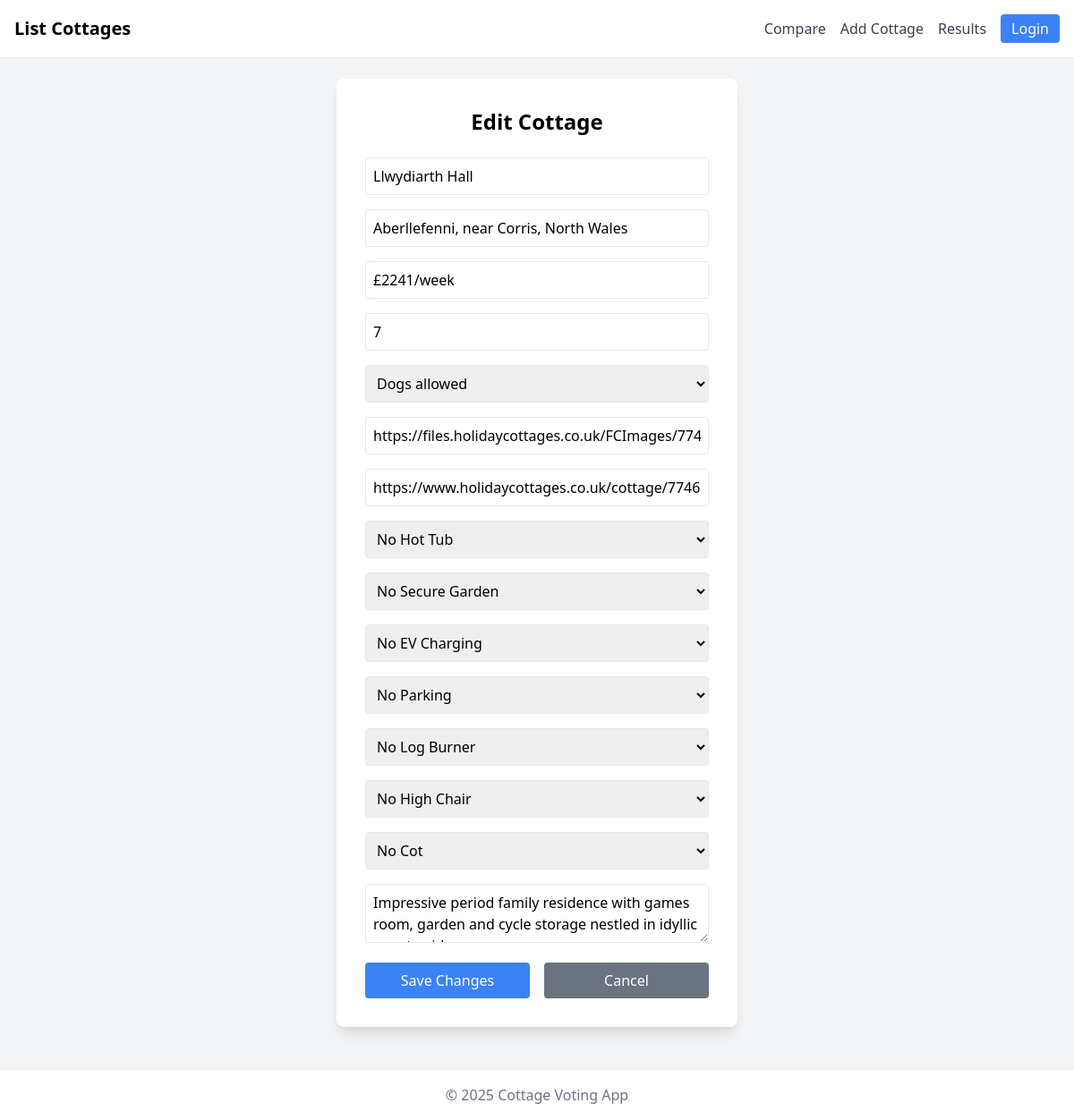
Page /edit/1 on the earlier database version.
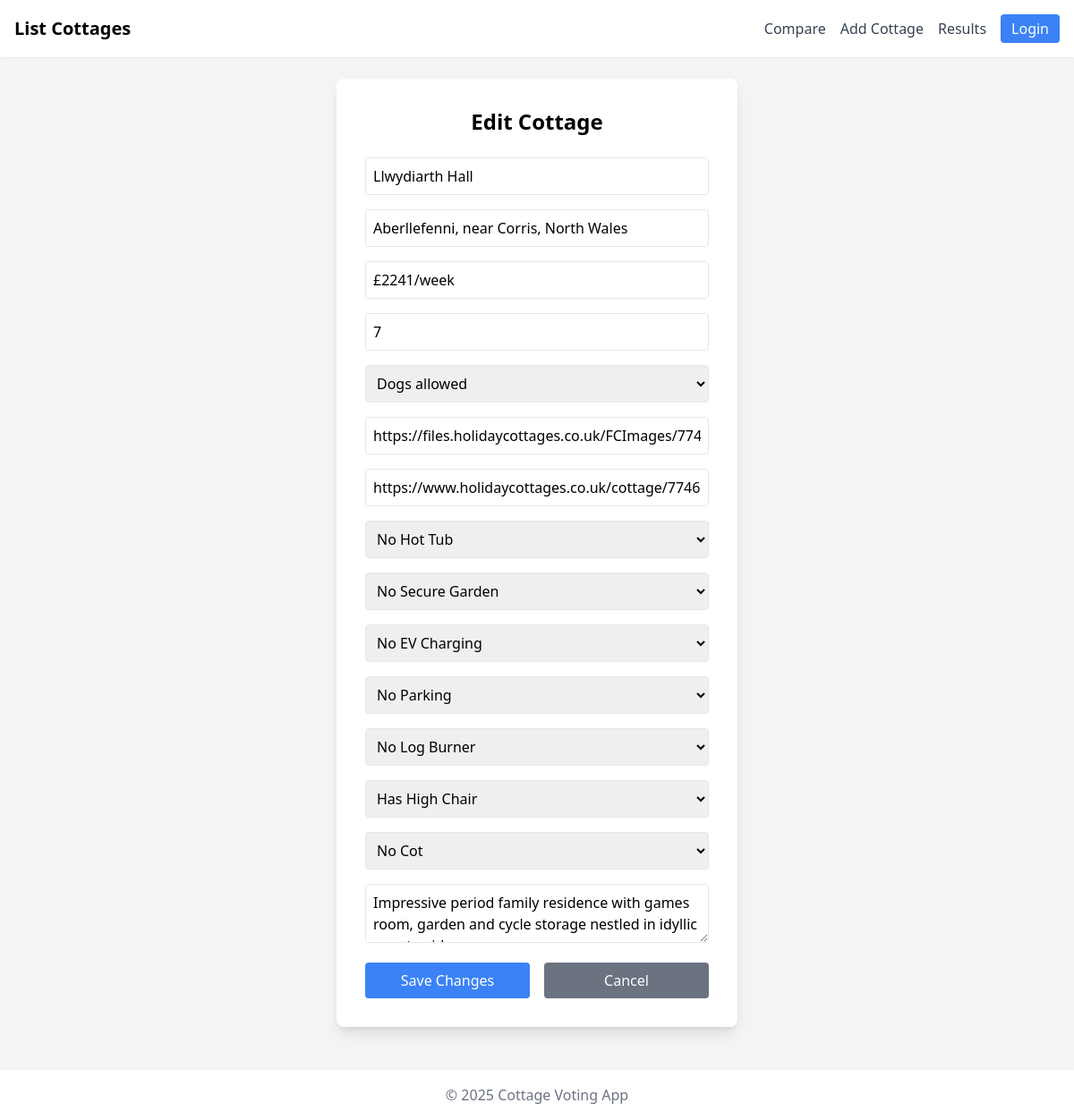
Same page on the later database version.
### tables this page shows
CREATE TABLE cottages (
  id INTEGER PRIMARY KEY AUTOINCREMENT,
  name TEXT NOT NULL,
  location TEXT,
  price TEXT,
  beds INTEGER DEFAULT 1,
  dogs_allowed INTEGER DEFAULT 0,
  image TEXT,
  description TEXT,
  submitted_by TEXT,
  votes INTEGER DEFAULT 0,
  created_at DATETIME DEFAULT (datetime('now'))
, url TEXT, hottub INTEGER DEFAULT 0, secure_garden INTEGER DEFAULT 0, ev_charging INTEGER DEFAULT 0, parking INTEGER DEFAULT 0, log_burner INTEGER DEFAULT 0, high_chair INTEGER DEFAULT 0, cot INTEGER DEFAULT 0);

### app.py (the view, shortened to what this page needs)
@app.route('/edit/<int:cottage_id>', methods=['GET', 'POST'])
def edit_cottage(cottage_id):
    db = get_db()
    cottage = db.execute("SELECT * FROM cottages WHERE id = ?", (cottage_id,)).fetchone()
    if not cottage:
        return "Not found", 404
    return render_template('edit.html', cottage=cottage)

### app.py (called while the page is built)
@app.context_processor
def inject_now():
    return {'now': datetime.now}

def get_db():
    db = getattr(g, '_database', None)
    if db is None:
        db = g._database = sqlite3.connect(app.config['DATABASE'])
        db.row_factory = sqlite3.Row
    return db

@app.teardown_appcontext
def close_connection(exception):
    db = getattr(g, '_database', None)
    if db is not None:
        db.close()

### templates/edit.html (shortened to what this page needs)
{% extends "base.html" %}
{% block content %}
<main class="flex items-center justify-center flex-grow p-6">
  <div class="bg-white rounded-lg shadow-lg p-8 max-w-md w-full">
    <h1 class="text-2xl font-bold mb-6 text-center">Edit Cottage</h1>
    <form action="{{ url_for('edit_cottage', cottage_id=cottage['id']) }}" method="POST" class="space-y-4">
      <input type="text" name="name" placeholder="Cottage Name" value="{{ cottage['name'] }}" class="w-full border rounded p-2" required>
      <input type="text" name="location" placeholder="Location" value="{{ cottage['location'] }}" class="w-full border rounded p-2" required>
      <input type="text" name="price" placeholder="Price per night (£)" value="{{ cottage['price'] }}" class="w-full border rounded p-2" required>
      <input type="number" name="beds" placeholder="Number of beds" value="{{ cottage['beds'] }}" class="w-full border rounded p-2" min="1" required>
      <select name="dogs" class="w-full border rounded p-2">
        <option value="yes" {% if cottage['dogs_allowed'] %}selected{% endif %}>Dogs allowed</option>
      </select>
      <input type="text" name="image" placeholder="Image URL" value="{{ cottage['image'] }}" class="w-full border rounded p-2">
      <input type="text" name="url" placeholder="Booking Website URL" value="{{ cottage['url'] }}" class="w-full border rounded p-2">
      <select name="hottub" class="w-full border rounded p-2">
        <option value="0" {% if not cottage['hottub'] %}selected{% endif %}>No Hot Tub</option>
      </select>
      <select name="secure_garden" class="w-full border rounded p-2">
        <option value="0" {% if not cottage['secure_garden'] %}selected{% endif %}>No Secure Garden</option>
      </select>
      <select name="ev_charging" class="w-full border rounded p-2">
        <option value="0" {% if not cottage['ev_charging'] %}selected{% endif %}>No EV Charging</option>
      </select>
      <select name="parking" class="w-full border rounded p-2">
        <option value="0" {% if not cottage['parking'] %}selected{% endif %}>No Parking</option>
      </select>
      <select name="log_burner" class="w-full border rounded p-2">
        <option value="0" {% if not cottage['log_burner'] %}selected{% endif %}>No Log Burner</option>
      </select>
      <select name="high_chair" class="w-full border rounded p-2">
        <option value="0" {% if not cottage['high_chair'] %}selected{% endif %}>No High Chair</option>
        <option value="1" {% if cottage['high_chair'] %}selected{% endif %}>Has High Chair</option>
      </select>
      <select name="cot" class="w-full border rounded p-2">
        <option value="0" {% if not cottage['cot'] %}selected{% endif %}>No Cot</option>
      </select>
      <textarea name="description" placeholder="Description" class="w-full border rounded p-2">{{ cottage['description'] }}</textarea>
      <div class="flex space-x-4">
        <button type="submit" class="flex-1 bg-blue-500 hover:bg-blue-600 text-white px-4 py-2 rounded">Save Changes</button>
        <a href="{{ url_for('cottage_detail', cottage_id=cottage['id']) }}" class="flex-1 bg-gray-500 hover:bg-gray-600 text-white px-4 py-2 rounded text-center">Cancel</a>
      </div>
    </form>
  </div>
</main>
{% endblock %}

Differences in the rows shown:
changed cottages "Llwydiarth Hall": high_chair "No High Chair" → "Has High Chair"
